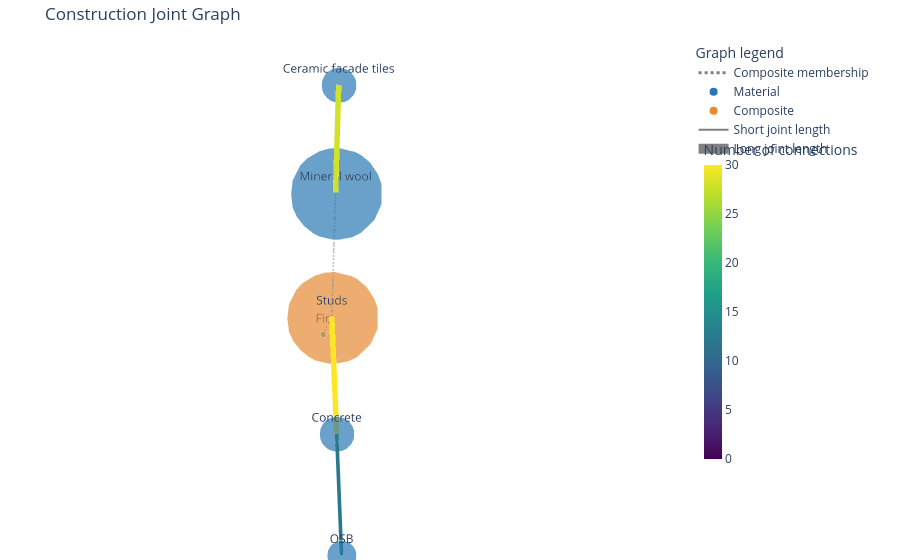
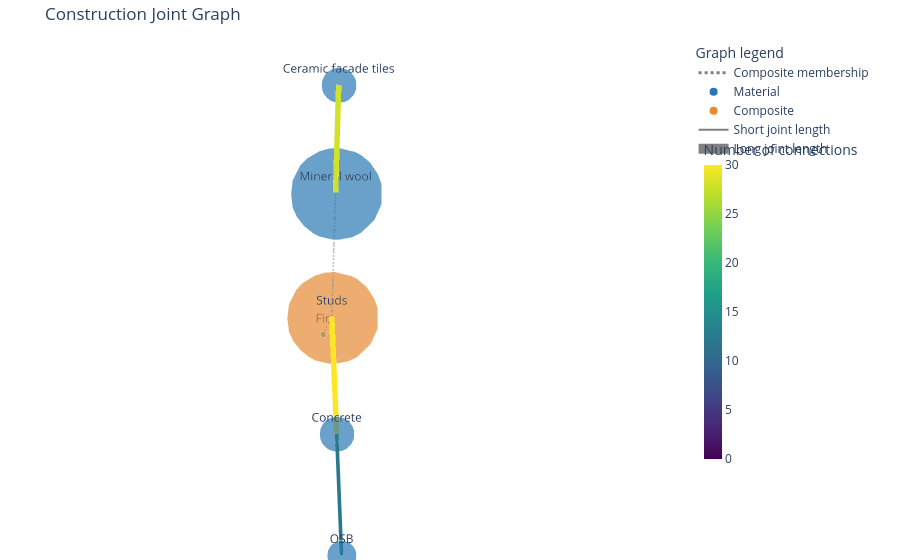

Notebook source saved alongside these figures, in order:
### Code cell
import numpy as np
import plotly.graph_objects as go
import networkx as nx

import numpy as np
import plotly.graph_objects as go
import networkx as nx


def plot_joint_graph(joint_graph, output="joint_graph.html"):
    G = nx.Graph()

    # Add nodes with technical properties, area and volume
    for uuid, data in joint_graph["nodes"].items():
        G.add_node(uuid, **data)

    # Add joint edges, including self-connections
    for edge in joint_graph["edges"].values():
        joints = edge["joints"]
        source = edge["source"]
        target = edge["target"]
        if not source==target:
            G.add_edge(
                source,
                target,
                total_length=sum(joints.values()),
                joint_count=len(joints),
                joints=joints,
            )

    # Connect composites to their constituent materials
    membership_edges = []
    for composite, data in G.nodes(data=True):
        if data.get("kind") != "composite":
            continue

        for part in ("part1", "part2"):
            material = data.get(part)
            if material in G:
                membership_edges.append((composite, material))

    # Compact 3D layout
    layout_graph = G.copy()
    layout_graph.add_edges_from(membership_edges)

    pos = nx.spring_layout(
        layout_graph,
        dim=3,
        seed=42,
        k=0.25,
        iterations=100,
        scale=0.7,
    )

    # Dotted composite-to-material links
    mx, my, mz = [], [], []

    for u, v in membership_edges:
        mx.extend([pos[u][0], pos[v][0], None])
        my.extend([pos[u][1], pos[v][1], None])
        mz.extend([pos[u][2], pos[v][2], None])

    membership_trace = go.Scatter3d(
        x=mx,
        y=my,
        z=mz,
        mode="lines",
        line=dict(color="gray", width=3, dash="dot"),
        hoverinfo="skip",
        name="Composite membership",
    )

    # Joint edge styling
    edges = list(G.edges(data=True))

    max_length = max(
        (d["total_length"] for _, _, d in edges), default=1
    ) or 1

    max_count = max(
        (d["joint_count"] for _, _, d in edges), default=1
    ) or 1

    edge_traces = []

    # Loop geometry settings
    loop_radius = 0.12
    loop_points = 60

    for u, v, data in edges:
        width = 1 + (100 * data["total_length"] / max_length)**0.5
        edge_color = data["joint_count"]

        if u == v:
            # Self-connection: draw a 3D loop around its node
            center = np.asarray(pos[u], dtype=float)
            t = np.linspace(0, 2 * np.pi, loop_points)

            x = center[0] + loop_radius * np.cos(t)
            y = center[1] + loop_radius * np.sin(t)
            z = center[2] + loop_radius * 0.35 * np.sin(2 * t)

        else:
            # Normal connection between two nodes
            x = [pos[u][0], pos[v][0]]
            y = [pos[u][1], pos[v][1]]
            z = [pos[u][2], pos[v][2]]

        node_u = G.nodes[u]
        node_v = G.nodes[v]

        average_length = (
            data["total_length"] / data["joint_count"]
            if data["joint_count"] else 0
        )

        hover_text = (
            f"<b>{node_u.get('name', u)} — "
            f"{node_v.get('name', v)}</b>"
            f"<br>Connection type: "
            f"{'Self-connection' if u == v else 'Joint'}"
            f"<br>Number of connections: {data['joint_count']}"
            f"<br>Total joint length: {data['total_length']:.3f}"
            f"<br>Average joint length: {average_length:.3f}"
        )

        edge_traces.append(go.Scatter3d(
            x=x,
            y=y,
            z=z,
            mode="lines",
            line=dict(
                width=width,
                color=[edge_color] * len(x),
                colorscale="Viridis",
                cmin=0,
                cmax=max_count,
            ),
            hovertemplate=hover_text + "<extra></extra>",
            showlegend=False,
        ))

    # Scale node sizes by volume, separately for each node type
    nodes = list(G.nodes)

    material_volumes = {
        n: max(0.0, float(G.nodes[n].get("volume", 0.0)))
        for n in nodes
        if G.nodes[n].get("kind") == "material"
    }

    composite_volumes = {
        n: max(0.0, float(G.nodes[n].get("volume", 0.0)))
        for n in nodes
        if G.nodes[n].get("kind") == "composite"
    }

    max_material_volume = max(material_volumes.values(), default=0.0)
    max_composite_volume = max(composite_volumes.values(), default=0.0)

    node_sizes = []

    for n in nodes:
        data = G.nodes[n]
        volume = max(0.0, float(data.get("volume", 0.0)))

        if data.get("kind") == "material":
            max_volume = max_material_volume
        else:
            max_volume = max_composite_volume

        size = (
            7 + 100 * volume / max_volume
            if max_volume > 0 else 7
        )
        node_sizes.append(size)

    # Node hover information
    node_text = []

    for n in nodes:
        data = G.nodes[n]
        name = data.get("name", n)

        properties = "<br>".join(
            f"{key}: {value}"
            for key, value in data.items()
            if key not in (
                "name",
                "kind",
                "part1",
                "part2",
                "part1_fraction",
                "part2_fraction",
            )
        )

        node_text.append(
            f"<b>{name}</b>"
            f"<br>UUID: {n}"
            f"<br>Type: {data.get('kind', '')}"
            + (f"<br>{properties}" if properties else "")
        )

    node_trace = go.Scatter3d(
        x=[pos[n][0] for n in nodes],
        y=[pos[n][1] for n in nodes],
        z=[pos[n][2] for n in nodes],
        mode="markers+text",
        text=[G.nodes[n].get("name", n) for n in nodes],
        textposition="top center",
        customdata=node_text,
        
        hovertemplate="%{customdata}<extra></extra>",
        marker=dict(
            size=node_sizes,
            color=[
                "#2878B5"
                if G.nodes[n].get("kind") == "material"
                else "#E58B32"
                for n in nodes
            ],
            sizemode="diameter",
        ),
        name="Materials and composites",
        showlegend=False,
    )

    # Legend entries for node types, membership and joint length
    legend_traces = [
        go.Scatter3d(
            x=[None], y=[None], z=[None],
            mode="markers",
            marker=dict(size=8, color="#2878B5"),
            name="Material",
            hoverinfo="skip",
        ),
        go.Scatter3d(
            x=[None], y=[None], z=[None],
            mode="markers",
            marker=dict(size=8, color="#E58B32"),
            name="Composite",
            hoverinfo="skip",
        ),

        go.Scatter3d(
            x=[None], y=[None], z=[None],
            mode="lines",
            line=dict(color="gray", width=2),
            name="Short joint length",
            hoverinfo="skip",
        ),
        go.Scatter3d(
            x=[None], y=[None], z=[None],
            mode="lines",
            line=dict(color="gray", width=10),
            name="Long joint length",
            hoverinfo="skip",
        )
    ]

    # Continuous colour scale for number of connections
    color_scale_trace = go.Scatter3d(
        x=[None, None],
        y=[None, None],
        z=[None, None],
        mode="markers",
        marker=dict(
            size=0,
            color=[0, max_count],
            colorscale="Viridis",
            cmin=0,
            cmax=max_count,
            showscale=True,
            colorbar=dict(
                title=dict(text="Number of connections"),
                x=1.02,
                y=0.5,
                len=0.65,
                thickness=18,
            ),
        ),
        hoverinfo="skip",
        showlegend=False,
    )

    # Assemble figure
    fig = go.Figure(
        data=[
            membership_trace,
            *edge_traces,
            node_trace,
            *legend_traces,
            color_scale_trace,
        ]
    )

    fig.update_layout(
        title="Construction Joint Graph",
        showlegend=True,
        legend=dict(
            title="Graph legend",
            x=1.02,
            y=1,
        ),
        scene=dict(
            xaxis=dict(visible=False),
            yaxis=dict(visible=False),
            zaxis=dict(visible=False),
            aspectmode="data",
        ),
        margin=dict(l=0, r=220, t=40, b=0),
    )

    fig.write_html(output, include_plotlyjs=True)
    fig.show()

    return fig


fig = plot_joint_graph(graph)
fig = plot_joint_graph(graph)

### Figure 1 — Plotly figure (JSON) as saved in the notebook; plotly's stock layout.template omitted (floating-point values rounded to 4 significant figures)
{"data": [{"hoverinfo": "skip", "line": {"color": "gray", "dash": "dot", "width": 3}, "mode": "lines", "name": "Composite membership", "type": "scatter3d", "x": [-0.03221, -0.1869, null, -0.03221, -0.2031, null], "y": [-0.04515, -0.2624, null, -0.04515, -0.1948, null], "z": [-0.06103, -0.3578, null, -0.06103, 0.355, null]}, {"hovertemplate": "<b>OSB — Concrete</b><br>Connection type: Joint<br>Number of connections: 12<br>Total joint length: 18.108<br>Average joint length: 1.509<extra></extra>", "line": {"cmax": 30, "cmin": 0, "color": [12, 12], "colorscale": [[0, "#440154"], [0.1111, "#482878"], [0.2222, "#3e4989"], [0.3333, "#31688e"], [0.4444, "#26828e"], [0.5556, "#1f9e89"], [0.6667, "#35b779"], [0.7778, "#6ece58"], [0.8889, "#b5de2b"], [1, "#fde725"]], "width": 7.27}, "mode": "lines", "showlegend": false, "type": "scatter3d", "x": [0.508, 0.2626], "y": [0.5471, 0.2784], "z": [-0.3955, -0.2407]}, {"hovertemplate": "<b>Mineral wool — Ceramic facade tiles</b><br>Connection type: Joint<br>Number of connections: 28<br>Total joint length: 46.056<br>Average joint length: 1.645<extra></extra>", "line": {"cmax": 30, "cmin": 0, "color": [28, 28], "colorscale": [[0, "#440154"], [0.1111, "#482878"], [0.2222, "#3e4989"], [0.3333, "#31688e"], [0.4444, "#26828e"], [0.5556, "#1f9e89"], [0.6667, "#35b779"], [0.7778, "#6ece58"], [0.8889, "#b5de2b"], [1, "#fde725"]], "width": 11}, "mode": "lines", "showlegend": false, "type": "scatter3d", "x": [-0.2031, -0.3484], "y": [-0.1948, -0.3232], "z": [0.355, 0.7]}, {"hovertemplate": "<b>Concrete — Studs</b><br>Connection type: Joint<br>Number of connections: 30<br>Total joint length: 45.322<br>Average joint length: 1.511<extra></extra>", "line": {"cmax": 30, "cmin": 0, "color": [30, 30], "colorscale": [[0, "#440154"], [0.1111, "#482878"], [0.2222, "#3e4989"], [0.3333, "#31688e"], [0.4444, "#26828e"], [0.5556, "#1f9e89"], [0.6667, "#35b779"], [0.7778, "#6ece58"], [0.8889, "#b5de2b"], [1, "#fde725"]], "width": 10.92}, "mode": "lines", "showlegend": false, "type": "scatter3d", "x": [0.2626, -0.03221], "y": [0.2784, -0.04515], "z": [-0.2407, -0.06103]}, {"customdata": ["<b>OSB</b><br>UUID: 0cbab760-7b22-4202-9e56-4d096260f8ad<br>Type: material<br>density: 600<br>heat_transfer_coefficient: 0.12<br>specific_heat_capacity: 1600<br>dictionary: {}<br>area: 1709.3491838356474<br>volume: 17.093491838356478", "<b>Fir</b><br>UUID: 4ca55fd2-ce4b-4c8b-b169-8c16320cebf4<br>Type: material<br>density: 400<br>heat_transfer_coefficient: 0.11<br>specific_heat_capacity: 1500<br>dictionary: {}<br>area: 0.0<br>volume: 0.0", "<b>Mineral wool</b><br>UUID: 2cb9546a-e67c-4abc-a232-4a75f5c7d0c0<br>Type: material<br>density: 50<br>heat_transfer_coefficient: 0.033<br>specific_heat_capacity: 1030<br>dictionary: {}<br>area: 624.1575907432365<br>volume: 62.41575907432366", "<b>Ceramic facade tiles</b><br>UUID: f1999927-0e5a-4b9e-9f46-b8cae020db32<br>Type: material<br>density: 2000<br>heat_transfer_coefficient: 1<br>specific_heat_capacity: 1000<br>dictionary: {}<br>area: 424.51480121158124<br>volume: 21.225740060579056", "<b>Concrete</b><br>UUID: 73dd0c9b-3596-4123-b48e-73cd2a2622fb<br>Type: material<br>density: 2200<br>heat_transfer_coefficient: 1.5<br>specific_heat_capacity: 840<br>dictionary: {}<br>area: 105.45659556185404<br>volume: 21.09131911237081", "<b>Studs</b><br>UUID: e48e81f5-5daf-4ffd-be13-665bf6da2709<br>Type: composite<br>dictionary: {}<br>area: 1382.3135404176371<br>volume: 169.4262585126139"], "hovertemplate": "%{customdata}<extra></extra>", "marker": {"color": ["#2878B5", "#2878B5", "#2878B5", "#2878B5", "#2878B5", "#E58B32"], "size": [34.39, 7, 107, 41.01, 40.79, 107.0], "sizemode": "diameter"}, "mode": "markers+text", "name": "Materials and composites", "showlegend": false, "text": ["OSB", "Fir", "Mineral wool", "Ceramic facade tiles", "Concrete", "Studs"], "textposition": "top center", "type": "scatter3d", "x": [0.508, -0.1869, -0.2031, -0.3484, 0.2626, -0.03221], "y": [0.5471, -0.2624, -0.1948, -0.3232, 0.2784, -0.04515], "z": [-0.3955, -0.3578, 0.355, 0.7, -0.2407, -0.06103]}, {"hoverinfo": "skip", "marker": {"color": "#2878B5", "size": 8}, "mode": "markers", "name": "Material", "type": "scatter3d", "x": [null], "y": [null], "z": [null]}, {"hoverinfo": "skip", "marker": {"color": "#E58B32", "size": 8}, "mode": "markers", "name": "Composite", "type": "scatter3d", "x": [null], "y": [null], "z": [null]}, {"hoverinfo": "skip", "line": {"color": "gray", "width": 2}, "mode": "lines", "name": "Short joint length", "type": "scatter3d", "x": [null], "y": [null], "z": [null]}, {"hoverinfo": "skip", "line": {"color": "gray", "width": 10}, "mode": "lines", "name": "Long joint length", "type": "scatter3d", "x": [null], "y": [null], "z": [null]}, {"hoverinfo": "skip", "marker": {"cmax": 30, "cmin": 0, "color": [0, 30], "colorbar": {"len": 0.65, "thickness": 18, "title": {"text": "Number of connections"}, "x": 1.02, "y": 0.5}, "colorscale": [[0, "#440154"], [0.1111, "#482878"], [0.2222, "#3e4989"], [0.3333, "#31688e"], [0.4444, "#26828e"], [0.5556, "#1f9e89"], [0.6667, "#35b779"], [0.7778, "#6ece58"], [0.8889, "#b5de2b"], [1, "#fde725"]], "showscale": true, "size": 0}, "mode": "markers", "showlegend": false, "type": "scatter3d", "x": [null, null], "y": [null, null], "z": [null, null]}], "layout": {"legend": {"title": {"text": "Graph legend"}, "x": 1.02, "y": 1}, "margin": {"b": 0, "l": 0, "r": 220, "t": 40}, "scene": {"aspectmode": "data", "xaxis": {"visible": false}, "yaxis": {"visible": false}, "zaxis": {"visible": false}}, "showlegend": true, "title": {"text": "Construction Joint Graph"}}}

### Figure 2 — Plotly figure (JSON) as saved in the notebook; plotly's stock layout.template omitted (floating-point values rounded to 4 significant figures)
{"data": [{"hoverinfo": "skip", "line": {"color": "gray", "dash": "dot", "width": 3}, "mode": "lines", "name": "Composite membership", "type": "scatter3d", "x": [-0.03221, -0.1869, null, -0.03221, -0.2031, null], "y": [-0.04515, -0.2624, null, -0.04515, -0.1948, null], "z": [-0.06103, -0.3578, null, -0.06103, 0.355, null]}, {"hovertemplate": "<b>OSB — Concrete</b><br>Connection type: Joint<br>Number of connections: 12<br>Total joint length: 18.108<br>Average joint length: 1.509<extra></extra>", "line": {"cmax": 30, "cmin": 0, "color": [12, 12], "colorscale": [[0, "#440154"], [0.1111, "#482878"], [0.2222, "#3e4989"], [0.3333, "#31688e"], [0.4444, "#26828e"], [0.5556, "#1f9e89"], [0.6667, "#35b779"], [0.7778, "#6ece58"], [0.8889, "#b5de2b"], [1, "#fde725"]], "width": 7.27}, "mode": "lines", "showlegend": false, "type": "scatter3d", "x": [0.508, 0.2626], "y": [0.5471, 0.2784], "z": [-0.3955, -0.2407]}, {"hovertemplate": "<b>Mineral wool — Ceramic facade tiles</b><br>Connection type: Joint<br>Number of connections: 28<br>Total joint length: 46.056<br>Average joint length: 1.645<extra></extra>", "line": {"cmax": 30, "cmin": 0, "color": [28, 28], "colorscale": [[0, "#440154"], [0.1111, "#482878"], [0.2222, "#3e4989"], [0.3333, "#31688e"], [0.4444, "#26828e"], [0.5556, "#1f9e89"], [0.6667, "#35b779"], [0.7778, "#6ece58"], [0.8889, "#b5de2b"], [1, "#fde725"]], "width": 11}, "mode": "lines", "showlegend": false, "type": "scatter3d", "x": [-0.2031, -0.3484], "y": [-0.1948, -0.3232], "z": [0.355, 0.7]}, {"hovertemplate": "<b>Concrete — Studs</b><br>Connection type: Joint<br>Number of connections: 30<br>Total joint length: 45.322<br>Average joint length: 1.511<extra></extra>", "line": {"cmax": 30, "cmin": 0, "color": [30, 30], "colorscale": [[0, "#440154"], [0.1111, "#482878"], [0.2222, "#3e4989"], [0.3333, "#31688e"], [0.4444, "#26828e"], [0.5556, "#1f9e89"], [0.6667, "#35b779"], [0.7778, "#6ece58"], [0.8889, "#b5de2b"], [1, "#fde725"]], "width": 10.92}, "mode": "lines", "showlegend": false, "type": "scatter3d", "x": [0.2626, -0.03221], "y": [0.2784, -0.04515], "z": [-0.2407, -0.06103]}, {"customdata": ["<b>OSB</b><br>UUID: 0cbab760-7b22-4202-9e56-4d096260f8ad<br>Type: material<br>density: 600<br>heat_transfer_coefficient: 0.12<br>specific_heat_capacity: 1600<br>dictionary: {}<br>area: 1709.3491838356474<br>volume: 17.093491838356478", "<b>Fir</b><br>UUID: 4ca55fd2-ce4b-4c8b-b169-8c16320cebf4<br>Type: material<br>density: 400<br>heat_transfer_coefficient: 0.11<br>specific_heat_capacity: 1500<br>dictionary: {}<br>area: 0.0<br>volume: 0.0", "<b>Mineral wool</b><br>UUID: 2cb9546a-e67c-4abc-a232-4a75f5c7d0c0<br>Type: material<br>density: 50<br>heat_transfer_coefficient: 0.033<br>specific_heat_capacity: 1030<br>dictionary: {}<br>area: 624.1575907432365<br>volume: 62.41575907432366", "<b>Ceramic facade tiles</b><br>UUID: f1999927-0e5a-4b9e-9f46-b8cae020db32<br>Type: material<br>density: 2000<br>heat_transfer_coefficient: 1<br>specific_heat_capacity: 1000<br>dictionary: {}<br>area: 424.51480121158124<br>volume: 21.225740060579056", "<b>Concrete</b><br>UUID: 73dd0c9b-3596-4123-b48e-73cd2a2622fb<br>Type: material<br>density: 2200<br>heat_transfer_coefficient: 1.5<br>specific_heat_capacity: 840<br>dictionary: {}<br>area: 105.45659556185404<br>volume: 21.09131911237081", "<b>Studs</b><br>UUID: e48e81f5-5daf-4ffd-be13-665bf6da2709<br>Type: composite<br>dictionary: {}<br>area: 1382.3135404176371<br>volume: 169.4262585126139"], "hovertemplate": "%{customdata}<extra></extra>", "marker": {"color": ["#2878B5", "#2878B5", "#2878B5", "#2878B5", "#2878B5", "#E58B32"], "size": [34.39, 7, 107, 41.01, 40.79, 107.0], "sizemode": "diameter"}, "mode": "markers+text", "name": "Materials and composites", "showlegend": false, "text": ["OSB", "Fir", "Mineral wool", "Ceramic facade tiles", "Concrete", "Studs"], "textposition": "top center", "type": "scatter3d", "x": [0.508, -0.1869, -0.2031, -0.3484, 0.2626, -0.03221], "y": [0.5471, -0.2624, -0.1948, -0.3232, 0.2784, -0.04515], "z": [-0.3955, -0.3578, 0.355, 0.7, -0.2407, -0.06103]}, {"hoverinfo": "skip", "marker": {"color": "#2878B5", "size": 8}, "mode": "markers", "name": "Material", "type": "scatter3d", "x": [null], "y": [null], "z": [null]}, {"hoverinfo": "skip", "marker": {"color": "#E58B32", "size": 8}, "mode": "markers", "name": "Composite", "type": "scatter3d", "x": [null], "y": [null], "z": [null]}, {"hoverinfo": "skip", "line": {"color": "gray", "width": 2}, "mode": "lines", "name": "Short joint length", "type": "scatter3d", "x": [null], "y": [null], "z": [null]}, {"hoverinfo": "skip", "line": {"color": "gray", "width": 10}, "mode": "lines", "name": "Long joint length", "type": "scatter3d", "x": [null], "y": [null], "z": [null]}, {"hoverinfo": "skip", "marker": {"cmax": 30, "cmin": 0, "color": [0, 30], "colorbar": {"len": 0.65, "thickness": 18, "title": {"text": "Number of connections"}, "x": 1.02, "y": 0.5}, "colorscale": [[0, "#440154"], [0.1111, "#482878"], [0.2222, "#3e4989"], [0.3333, "#31688e"], [0.4444, "#26828e"], [0.5556, "#1f9e89"], [0.6667, "#35b779"], [0.7778, "#6ece58"], [0.8889, "#b5de2b"], [1, "#fde725"]], "showscale": true, "size": 0}, "mode": "markers", "showlegend": false, "type": "scatter3d", "x": [null, null], "y": [null, null], "z": [null, null]}], "layout": {"legend": {"title": {"text": "Graph legend"}, "x": 1.02, "y": 1}, "margin": {"b": 0, "l": 0, "r": 220, "t": 40}, "scene": {"aspectmode": "data", "xaxis": {"visible": false}, "yaxis": {"visible": false}, "zaxis": {"visible": false}}, "showlegend": true, "title": {"text": "Construction Joint Graph"}}}
